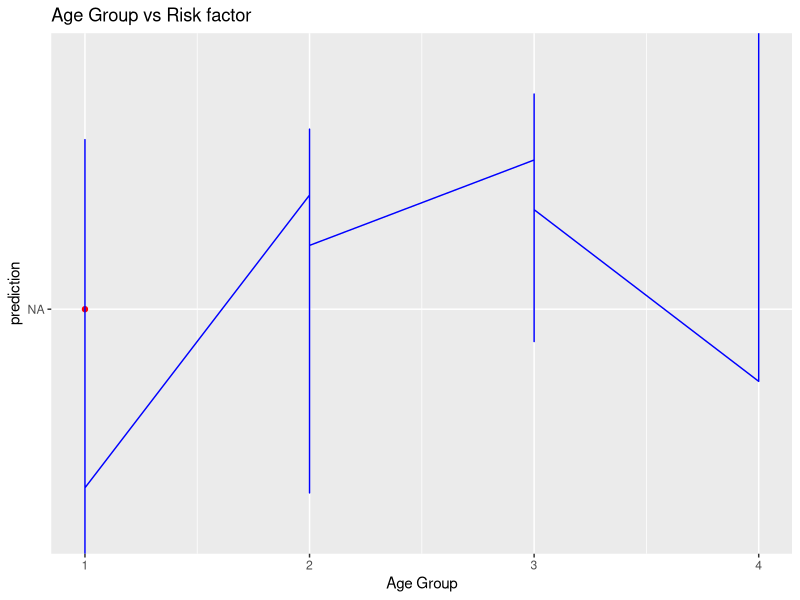
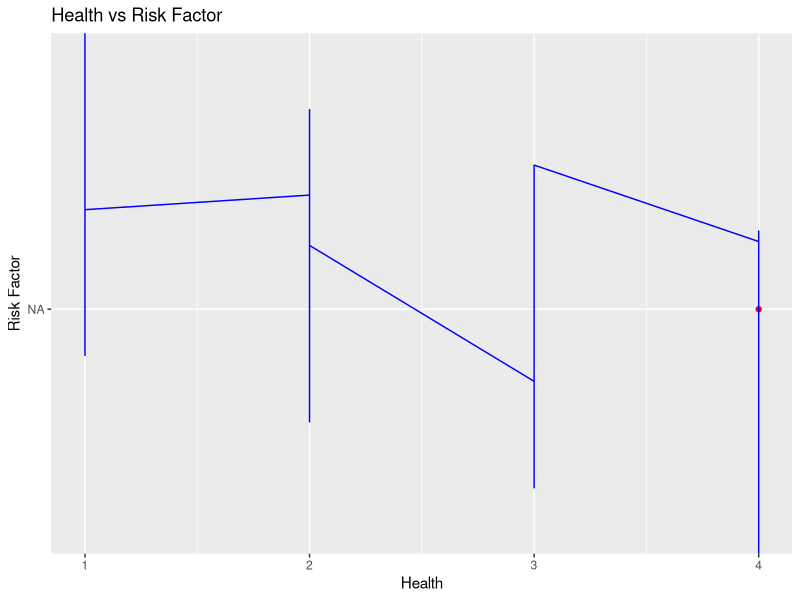
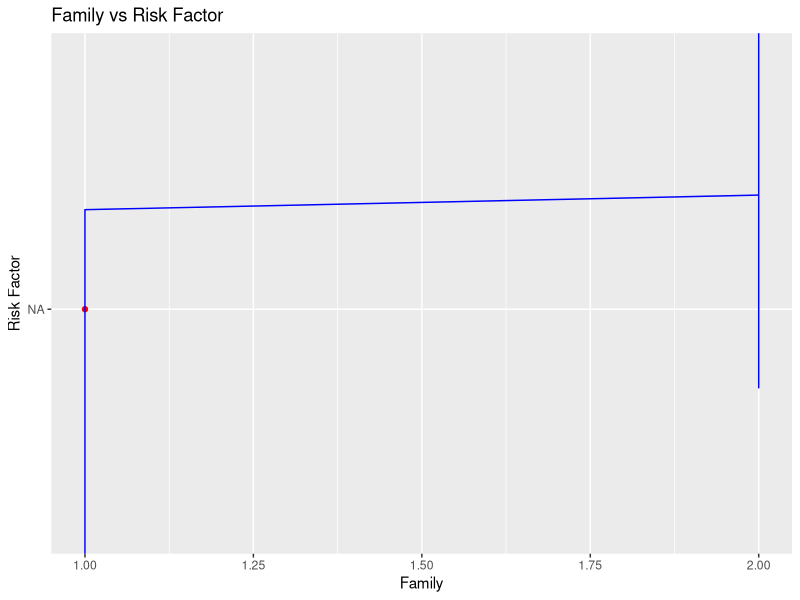

The R source for these figures, in order:
# Importing the dataset
dataset = read.csv('peopleTable.csv')
testset = read.csv('testTable.csv')

# Splitting the dataset into the Training set and Test set
# install.packages('caTools')
library(caTools)
set.seed(123)
#split = sample.split(dataset$Risk.Factor, SplitRatio = 0.8)
training_set = dataset
test_set = testset

# Feature Scaling
# training_set = scale(training_set)
# test_set = scale(test_set)

regressor = lm(formula = Risk.Factor ~ .,
               data = dataset)

y_pred = predict(regressor, newdata = testset)
View(y_pred)
library(ggplot2)
ggplot() +
  geom_point(aes(x = test_set$Age.Group, y = test_set$Risk.Factor), 
             colour = 'red') + 
  geom_line(aes(x = training_set$Age.Group, y = predict(regressor, newdata = training_set)), 
            colour = "blue") +
  ggtitle("Age Group vs Risk factor") +
  xlab("Age Group") +
  ylab("prediction")

ggplot() +
  geom_point(aes(x = test_set$Health, y = test_set$Risk.Factor), 
             colour = 'red') + 
  geom_line(aes(x = training_set$Health, y = predict(regressor, newdata = training_set)), 
            colour = "blue") +
  ggtitle("Health vs Risk Factor") +
  xlab("Health") +
  ylab("Risk Factor")

ggplot() +
  geom_point(aes(x = test_set$Family, y = test_set$Risk.Factor), 
             colour = 'red') + 
  geom_line(aes(x = training_set$Family, y = predict(regressor, newdata = training_set)), 
            colour = "blue") +
  ggtitle("Family vs Risk Factor") +
  xlab("Family") +
  ylab("Risk Factor")
